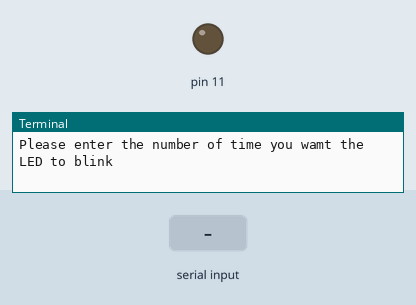
This program was run on a simulated Raspberry Pi (header pin numbers). On the bench: output pins drawn as LEDs (lit = HIGH), the last lines printed to the terminal. Dashed ring = blinking. The test bench sets the inputs (shaded band).

Above: at 1.2 s.
1.3 s: "5" typed at the terminal, then Enter
At 1.45 s:
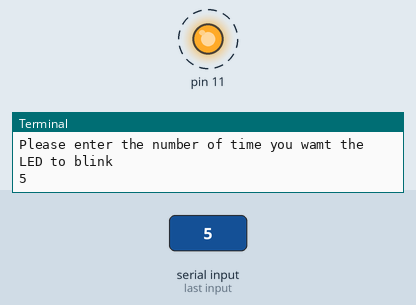
Timing chart, 0 to 5.5 s (numbered marks = the images above; inputs shaded):
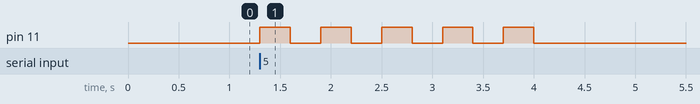

Measured:
- after the input at 1.3 s, pin 11: alternates HIGH for 0.30 s and LOW for 0.30 s, 10 changes in all, then stays LOW, starting at once

The program:

blink.py
```python
import RPi.GPIO as GPIO
import time
# Using the Raspberry Pi's Board Pin
GPIO.setmode(GPIO.BOARD)
# Setting GPIO Pin 11 on the Raspberry Pi as the Output
GPIO.setup(11, GPIO.OUT)

continue_processing = True

while continue_processing:

    x = int(input("Please enter the number of time you wamt the LED to blink "))

    for i in range(x):
        GPIO.output(11, True)
        time.sleep(0.3)
        GPIO.output(11, False)
        time.sleep(0.3)
    y = int(input("Do you wish to continue, Enter 1 to continue or 0  to exit "))
    if y == 1:
        continue_processing = True
    else:
        continue_processing = False
# To clean up the port used
GPIO.cleanup()
```
